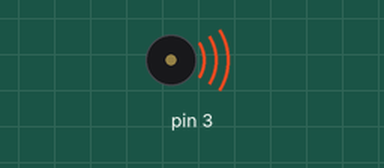
Bench run of a sketch on a simulated Arduino Uno, built with avr-gcc and run on an emulated ATmega328P. On the bench: buzzer (waves = sounding).

Above: at 0.1 s.
At 7.6 s:
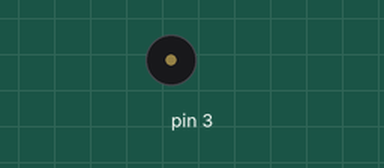
Timing chart, 0 to 9.1 s (numbered marks = the images above):
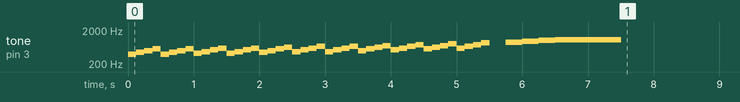

The sketch:

Tone.ino
```cpp
#include "pitches.h"


int melody[] = {
  NOTE_G4,
  NOTE_A4,
  NOTE_B4,
  NOTE_CS5,

  NOTE_G4,
  NOTE_A4,
  NOTE_B4,
  NOTE_CS5,

  NOTE_GS4,
  NOTE_AS4,
  NOTE_C5,
  NOTE_D5,

  NOTE_GS4,
  NOTE_AS4,
  NOTE_C5,
  NOTE_D5,

  NOTE_A4,
  NOTE_B4,
  NOTE_CS5,
  NOTE_DS5,

  NOTE_AS4,
  NOTE_C5,
  NOTE_D5,
  NOTE_E5,

 NOTE_AS4,
  NOTE_C5,
  NOTE_D5,
  NOTE_E5,

  NOTE_B4,
  NOTE_CS5,
  NOTE_DS5,
  NOTE_F5,

  NOTE_C5,
  NOTE_D5,
  NOTE_E5,
  NOTE_FS5,

  NOTE_CS5,
  NOTE_DS5,
  NOTE_F5,
  NOTE_G5,

  NOTE_D5,
  NOTE_E5,
  NOTE_FS5,
  NOTE_GS5,

  no,
  no,

  NOTE_A5,
  NOTE_AS5,
  NOTE_B5,
  NOTE_C6,


};


int noteDurations[] = {

8,8,8,8,8,8,8,8,8,8,8,8,8,8,8,8,8,8,8,8,8,8,8,8,8,8,8,8,8,8,8,8,8,8,8,8,8,8,8,8,8,8,8,8,8,8,4,4,4,1,};

void setup() {

  for (int thisNote = 0; thisNote < 50; thisNote++) {


    int noteDuration = 1000 / noteDurations[thisNote];
    tone(3, melody[thisNote], noteDuration);


    int pauseBetweenNotes = noteDuration * 1;
    delay(pauseBetweenNotes);

    noTone(3);

  }
}

void loop() {

}
```

pitches.h
```cpp
#define no  0

#define NOTE_B0  31

#define NOTE_C1  33

#define NOTE_CS1 35

#define NOTE_D1  37

#define NOTE_DS1 39

#define NOTE_E1  41

#define NOTE_F1  44

#define NOTE_FS1 46

#define NOTE_G1  49

#define NOTE_GS1 52

#define NOTE_A1  55

#define NOTE_AS1 58

#define NOTE_B1  62

#define NOTE_C2  65

#define NOTE_CS2 69

#define NOTE_D2  73

#define NOTE_DS2 78

#define NOTE_E2  82

#define NOTE_F2  87

#define NOTE_FS2 93

#define NOTE_G2  98

#define NOTE_GS2 104

#define NOTE_A2  110

#define NOTE_AS2 117

#define NOTE_B2  123

#define NOTE_C3  131

#define NOTE_CS3 139

#define NOTE_D3  147

#define NOTE_DS3 156

#define NOTE_E3  165

#define NOTE_F3  175

#define NOTE_FS3 185

#define NOTE_G3  196

#define NOTE_GS3 208

#define NOTE_A3  220

#define NOTE_AS3 233

#define NOTE_B3  247

#define NOTE_C4  262

#define NOTE_CS4 277

#define NOTE_D4  294

#define NOTE_DS4 311

#define NOTE_E4  330

#define NOTE_F4  349

#define NOTE_FS4 370

#define NOTE_G4  392

#define NOTE_GS4 415

#define NOTE_A4  440

#define NOTE_AS4 466

#define NOTE_B4  494

#define NOTE_C5  523

#define NOTE_CS5 554

#define NOTE_D5  587

#define NOTE_DS5 622

#define NOTE_E5  659

#define NOTE_F5  698

#define NOTE_FS5 740

#define NOTE_G5  784

#define NOTE_GS5 831

#define NOTE_A5  880

#define NOTE_AS5 932

#define NOTE_B5  988

#define NOTE_C6  1047

#define NOTE_CS6 1109

#define NOTE_D6  1175

#define NOTE_DS6 1245

#define NOTE_E6  1319

#define NOTE_F6  1397

#define NOTE_FS6 1480

#define NOTE_G6  1568

#define NOTE_GS6 1661

#define NOTE_A6  1760

#define NOTE_AS6 1865

#define NOTE_B6  1976

#define NOTE_C7  2093

#define NOTE_CS7 2217

#define NOTE_D7  2349

#define NOTE_DS7 2489

#define NOTE_E7  2637

#define NOTE_F7  2794

#define NOTE_FS7 2960

#define NOTE_G7  3136

#define NOTE_GS7 3322

#define NOTE_A7  3520

#define NOTE_AS7 3729

#define NOTE_B7  3951

#define NOTE_C8  4186

#define NOTE_CS8 4435

#define NOTE_D8  4699

#define NOTE_DS8 4978
```
